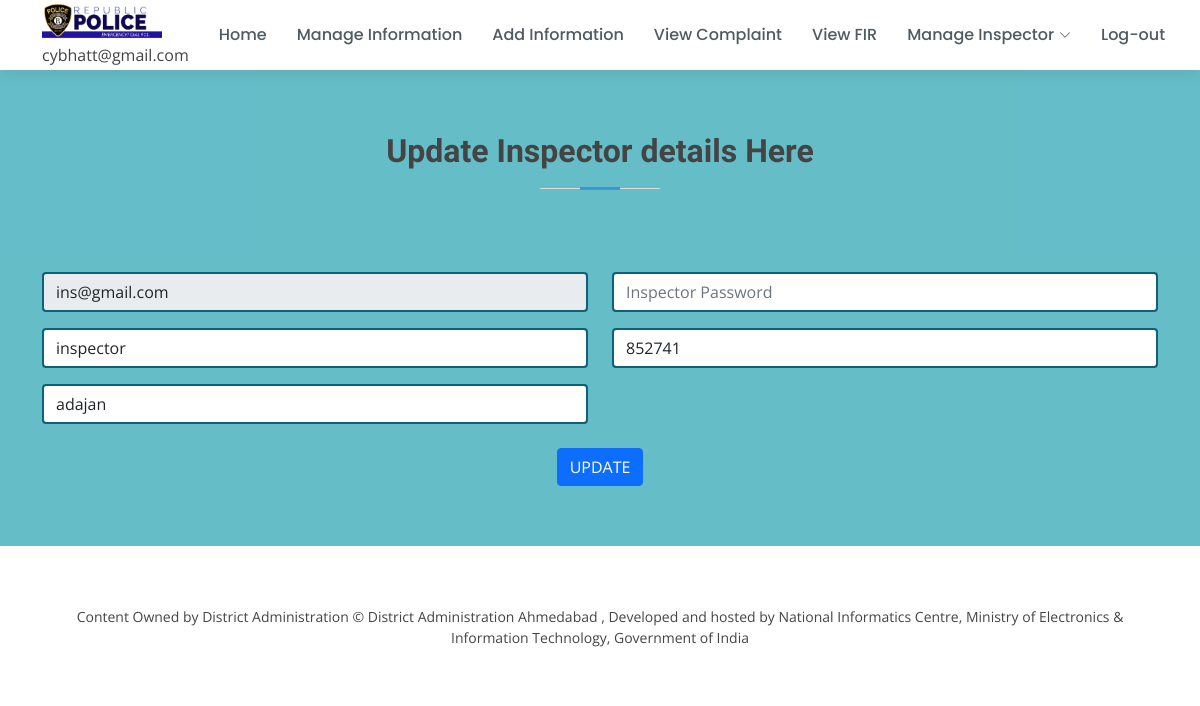
Page /commissioner/inspector-update/5 (signed in) on the committed database.
### policestation/models.py (models this page shows, shortened)
class Commissioner(models.Model):
    email = models.EmailField(unique=True)
    password = models.CharField(max_length=30)
    name = models.CharField(max_length=30)
    area = models.CharField(max_length=50)
    stationname = models.CharField(max_length=40)
    action = models.BooleanField(default=False)

class Inspector(models.Model):
    iemail = models.EmailField(unique=True)
    ipassowrd = models.CharField(max_length=30)
    iname = models.CharField(max_length=50)
    iphone = models.CharField(max_length=15)
    iarea = models.CharField(max_length=50,null=True,default=True)

### policestation/views.py (the view)
# urls.py: path('inspector-update/<int:pk>',views.inspector_update,name='inspector-update'),
def inspector_update(request,pk):
    uid = Commissioner.objects.get(email=request.session['email'])
    ins = Inspector.objects.get(id=pk)
    if request.method == 'POST':
        ins.iname = request.POST['iname']
        ins.iphone = request.POST['iphone']
        ins.iarea = request.POST['iarea']
        ins.save()
        return redirect('view-inspectors')
    else:
        return render(request,'inspector-update.html',{'uid':uid,'ins':ins})

### policestation/templates/inspector-update.html (shortened to what this page needs)
{% extends 'inner-page1.html' %}
  {% load static %}
{% block content %}
<section id="appointment" class="appointment section-bg" style="background-color: rgba(0, 146, 165, 0.603);">
    <div class="container">
        <br><br><br>
      <div class="section-title">
        <h2>Update Inspector details Here</h2>
      </div>
      <form role="form" action="{% url 'inspector-update' ins.id %}" method="POST"  data-aos="fade-up">
        <div class="row">
          <div class="col-md-6 form-group mt-3">
            <input type="email" disabled name="iemail" value="{{ins.iemail}}" class="form-control" placeholder="Inspector Email" style="border: 2px solid rgb(17, 96, 121);" required>
          </div>
            <div class="col-md-6 form-group mt-3">
              <input type="password" class="form-control" value="{{ins.ipassword}}" name="ipassword" placeholder="Inspector Password" style="border: 2px solid rgb(17, 96, 121);" required>
            </div>
        </div>
        <div class="row">
          <div class="col-md-6 form-group mt-3 ">
            <input type="text" class="form-control" name="iname" value="{{ins.iname}}" placeholder="Inspector Name" style="border: 2px solid rgb(17, 96, 121);" required>
          </div>
          <div class="col-md-6 form-group mt-3">
            <input type="number" class="form-control" name="iphone" value="{{ins.iphone}}" placeholder="Inspector Phone Number" style="border: 2px solid rgb(17, 96, 121);" required>
          </div>
        </div>
        <div class="row">
          <div class="col-md-6 form-group mt-3">
            <input type="text" name="iarea" class="form-control" value="{{ins.iarea}}" placeholder="Enter Police Station Name" style="border: 2px solid rgb(17, 96, 121);" required>
          </div>
        </div>
        </div>
            <br>
        <div class="text-center">
          <button type="submit" class="btn btn-primary" >UPDATE</button>
        </div>
  </section>
{% endblock %}

### policestation/templates/inner-page1.html (shortened to what this page needs)
{% load static %}
<!DOCTYPE html>
<html lang="en">
<head>
  <link href="{% static 'commissioner-assets/vendor/bootstrap/css/bootstrap.min.css' %}" rel="stylesheet">
  <link href="{% static 'commissioner-assets/vendor/bootstrap-icons/bootstrap-icons.css' %}" rel="stylesheet">
  <link href="{% static 'commissioner-assets/vendor/boxicons/css/boxicons.min.css' %}" rel="stylesheet">
  <link href="{% static 'commissioner-assets/vendor/glightbox/css/glightbox.min.css' %}" rel="stylesheet">
  <link href="{% static 'commissioner-assets/vendor/swiper/swiper-bundle.min.css' %}" rel="stylesheet">
  <link href="{% static 'commissioner-assets/css/style.css' %}" rel="stylesheet">
 </head>
<body>
  <header id="header" class="fixed-top d-flex align-items-center">
    <div class="container d-flex align-items-center">
      <div class="logo me-auto">
      <a href="index.html" class="logo me-auto"><img src="{% static 'assets/img/logo6.png' %}" alt=""></a>
  {{request.session.email}}
      </div>
      <nav id="navbar" class="navbar order-last order-lg-0">
        <ul>
          <li><a class="nav-link scrollto " href="{% url 'home' %}">Home</a></li>
          <li><a class="nav-link scrollto" href="{% url 'manageinfo' %}">Manage Information</a></li>
          <li><a class="nav-link scrollto" href="{% url 'addinfo' %}">Add Information</a></li>
          <li><a class="nav-link scrollto " href="{% url 'complaints' %}">View Complaint</a></li>
          <li><a class="nav-link scrollto" href="{% url 'firs' %}">View FIR</a></li>
          <li class="dropdown"><a href="#"><span>Manage Inspector</span> <i class="bi bi-chevron-down"></i></a>
          </li>
          <li><a class="nav-link scrollto" href="{% url 'log-out' %}">Log-out</a></li>
        </ul>
      </nav>
    </div>
  </header>
  {% block content %}
  {% endblock %}
  <footer id="footer">
    <center>
        <div class="footer-top">
        <div class="container">
          <div class="copyright">
            Content Owned by District Administration
            © District Administration Ahmedabad , Developed and hosted by National Informatics Centre,
            Ministry of Electronics & Information Technology, Government of India
          </div>
              </div>
      </center>
      </footer>
</body>
</html>

### policestation/static/commissioner-assets/css/style.css (style rules this page uses)
body { font-family: "Open Sans", sans-serif; color: #444444; }
a { color: #3498db; text-decoration: none; }
h1, h2, h3, h4, h5, h6 { font-family: "Raleway", sans-serif; }
#header { height: 70px; transition: all 0.5s; z-index: 997; transition: all 0.5s; background: #fff; box-shadow: 0px 2px 15px rgba(0, 0, 0, 0.1); }
#header .logo img { max-height: 40px; }
.navbar { padding: 0; }
.navbar ul { margin: 0; padding: 0; display: flex; list-style: none; align-items: center; }
.navbar li { position: relative; }
.navbar a, .navbar a:focus { display: flex; align-items: center; justify-content: space-between; padding: 10px 0 10px 30px; font-family: "Poppins", sans-serif; font-size: 16px; font-weight: 500; color: #4f5a62; white-space: nowrap; transition: 0.3s; }
.navbar a i, .navbar a:focus i { font-size: 12px; line-height: 0; margin-left: 5px; }
section { padding: 60px 0; }
.section-bg { background-color: #f7fbfe; }
.section-title { text-align: center; padding-bottom: 30px; }
.section-title h2 { font-size: 32px; font-weight: 600; margin-bottom: 20px; padding-bottom: 20px; position: relative; }
.section-title h2::before { content: ""; position: absolute; display: block; width: 120px; height: 1px; background: #ddd; bottom: 1px; left: calc(50% - 60px); }
.section-title h2::after { content: ""; position: absolute; display: block; width: 40px; height: 3px; background: #3498db; bottom: 0; left: calc(50% - 20px); }
#footer { color: #444444; font-size: 14px; background: #f7fbfe; }
#footer .footer-top { padding: 60px 0 30px 0; background: #fff; }

### rows in the picture
Commissioner: session.email "cybhatt@gmail.com"
Inspector: iemail "ins@gmail.com", iname "inspector", iphone "852741", iarea "adajan"
